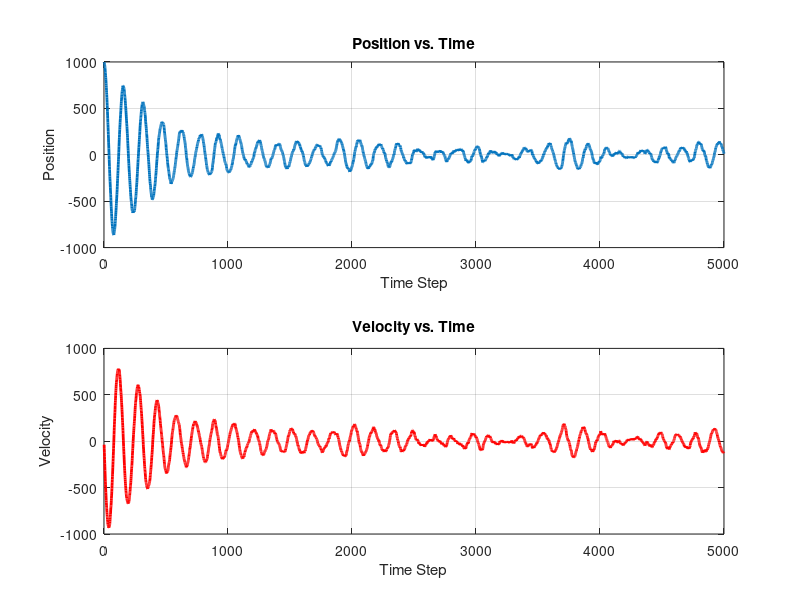

Here is the MATLAB script that generated this plot:
% real system

% Initial conditions
position = 1000; 
velocity = 3; 


t = 0; 
dt = 0.04; % time-track 
num_steps = 5000; % Define the number of simulation steps
 
% Noises Setup
% process noice 



% Storage for plotting
positions = zeros(num_steps, 1);
velocities = zeros(num_steps, 1);
outputs = zeros(num_steps, 1);

time = 1:num_steps;


% Create single particle
p = [position, velocity]; 

for j = 1:num_steps



    % feedback control parameters
    k_pos = -1;
    k_vel = -0.1;
    % a = -9*tan(3*t); 
    a = k_pos * (p(1) - 0) + k_vel * p(2) ; 


    % noise_a = randn * noise_size; 
    % a = a + noise_a; 
    process_noise = 4; 

    % propogate model
    A = [1, dt; 0, 1];       % A
    B = [dt^2 / 2, dt];             % control input
    % process_noise = std .* randn(2, 1); 

    % Update state
    p = (A * p')' + B * a + randn * process_noise;

    % Store values for plotting
    positions(j) = p(1); % x
    velocities(j) = p(2); % v

    % output generation
    % Calculate Sensor output: a * p + b * v
    observation_noise = 1; %p(1) / 20 + p(2) / 20; 
    a = 0.3;
    b = 0.7; 
    outputs(j) = p(1) * a + p(2) * b + observation_noise * randn; 

    t = t + dt; 
end




% Save for output 
save('positions.mat', 'positions'); 
save('velocities.mat', "velocities"); 
save('outputs.mat', 'outputs'); 







% Plot results
figure;

subplot(2,1,1); % First subplot: Position over time
plot(time, positions, '-', 'LineWidth', 2);
xlabel('Time Step');
ylabel('Position');
title('Position vs. Time');
grid on;

subplot(2,1,2); % Second subplot: Velocity over time
plot(time, velocities, '-', 'LineWidth', 2, 'Color', 'r');
xlabel('Time Step');
ylabel('Velocity');
title('Velocity vs. Time');
grid on;